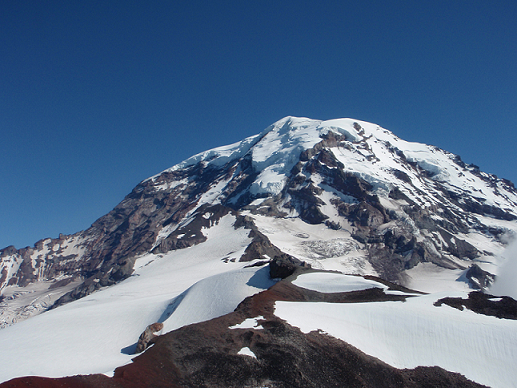
#> input picture panaroma image/1.png, 517 x 388 px, given in place of 1.jpg, which was not available
$ jupyter execute --allow-errors 'Lab5 97102214.ipynb'   (older library calls are emulated)   (text cells are left out)
#> lines starting #> are read from the running program, lines starting #| are printed output that depends on the picture; after the words box and inside, x2 and y2 are one past the last pixel; in counts of white or black regions, pixels touching at a corner belong together; pictures that were not available may be replaced by others from this repository, and a replacement may not be noted
[cell 1]
import numpy as np
import cv2
import os
import matplotlib.pyplot as plt

[cell 2]
fig, ax = plt.subplots(2,2 , figsize =(10,10))
img1 = cv2.imread('1.jpg')
#> img1 is the input picture: shape (388, 517, 3); mean B, G, R 135.7, 109.3, 88.8
img2 = cv2.imread('2.jpg')
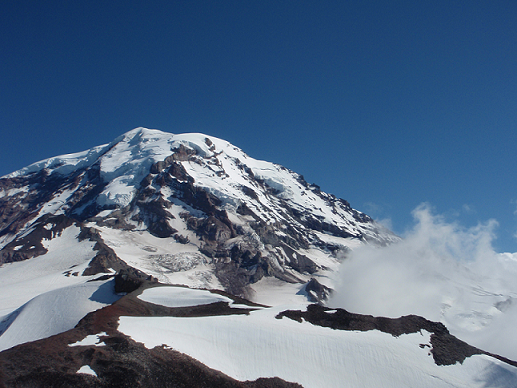
#> input picture panaroma image/2.png, 517 x 388 px, given in place of 2.jpg, which was not available
#> img2 is the input picture: shape (388, 517, 3); mean B, G, R 134.4, 107.9, 86
img1 = cv2.cvtColor(img1 , cv2.COLOR_BGR2RGB)

img1_gray = cv2.cvtColor(img1 , cv2.COLOR_BGR2GRAY)
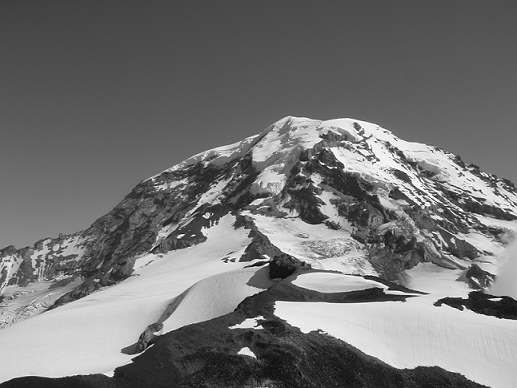
#> img1_gray: shape (388, 517); min 0, max 255, mean 114.9
img2_gray = cv2.cvtColor(img2 , cv2.COLOR_BGR2GRAY)
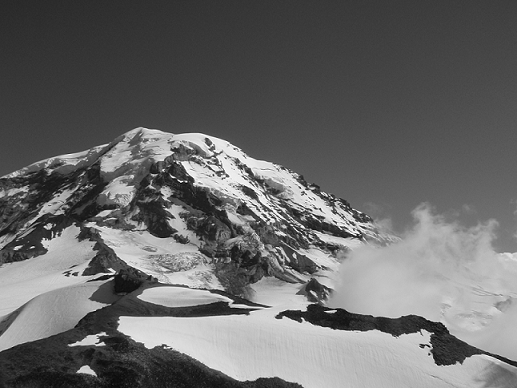
#> img2_gray: shape (388, 517); min 0, max 255, mean 104.4

plt.subplot(2, 2, 1)
plt.imshow(img1)
plt.axis('off')
plt.subplot(2, 2,2)
plt.imshow(img1_gray, cmap='gray')
plt.axis('off')
cv2.imwrite('1_gray.jpg',img1_gray)

plt.subplot(2, 2, 3)
plt.imshow(img2)
plt.axis('off')
plt.subplot(2, 2,4)
plt.imshow(img2_gray, cmap='gray')
plt.axis('off')
cv2.imwrite('2_gray.jpg',img2_gray)
#> Out = True
#> figure, not shown here; B, G, R data is drawn as R, G, B

[cell 3]
fig, ax = plt.subplots(3,4 , figsize =(30,15))

plt.subplot(3,4,1)
plt.imshow(img1)
plt.axis('off')
plt.title('main image')
plt.subplot(3,4,5)
plt.imshow(img1)
plt.title('main image')
plt.axis('off')
plt.subplot(3,4,9)
plt.imshow(img1)
plt.title('main image')
plt.axis('off')
for i,k in enumerate([3, 5, 7]):
    img1_blur = cv2.blur(img1, (k,k))
    plt.subplot(3,4,2+i)
    plt.imshow(img1_blur)
    plt.axis('off')
    plt.title(f'blur filter with k={k}')

    img1_median = cv2.medianBlur(img1 ,k)
    plt.subplot(3,4,2+i+4)
    plt.imshow(img1_median)
    plt.axis('off')
    plt.title(f'median blur filter with k={k}')


    img1_gaussian = cv2.GaussianBlur(img1, (k,k), 0)
    plt.subplot(3,4,2+i+8)
    plt.imshow(img1_gaussian)
    plt.axis('off')
    plt.title(f'gaussian blur filter with k={k}')

    print(k)

[cell 4]
fig, ax = plt.subplots(3,4 , figsize =(20,15))
plt.subplot(3,4,1)
plt.imshow(img2)
plt.axis('off')
plt.title('main image')
plt.subplot(3,4,5)
plt.imshow(img2)
plt.title('main image')
plt.axis('off')
plt.subplot(3,4,9)
plt.imshow(img2)
plt.title('main image')
plt.axis('off')
for i,k in enumerate([3, 5, 7]):
    img2_blur = cv2.blur(img2, (k,k))
    plt.subplot(3,4,2+i)
    plt.imshow(img2_blur)
    plt.axis('off')
    plt.title(f'blur filter with k={k}')

    img2_median = cv2.medianBlur(img2 ,k)
    plt.subplot(3,4,2+i+4)
    plt.imshow(img2_median)
    plt.axis('off')
    plt.title(f'median blur filter with k={k}')


    img2_gaussian = cv2.GaussianBlur(img2, (k,k), 0)
    plt.subplot(3,4,2+i+8)
    plt.imshow(img2_gaussian)
    plt.axis('off')
    plt.title(f'gaussian blur filter with k={k}')

    print(k)
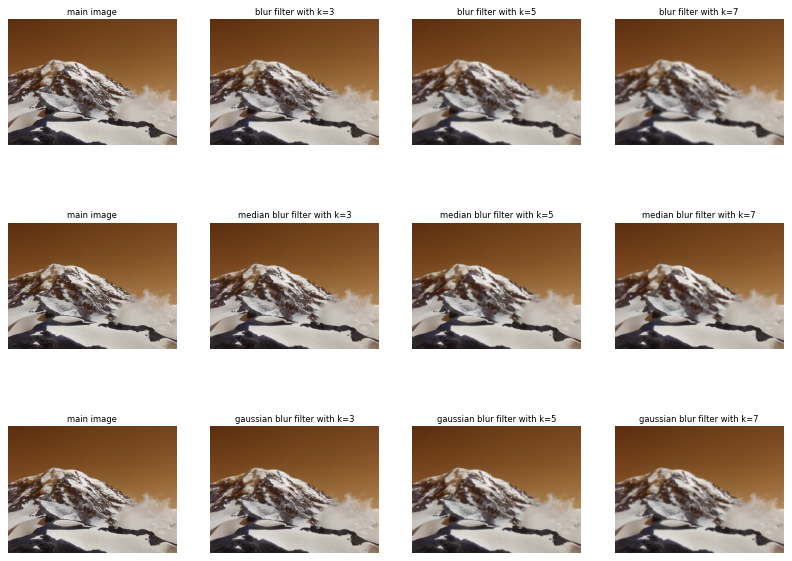
#> figure drawn by matplotlib, 12 panels; B, G, R data is drawn as R, G, B

[cell 5]
fig, ax = plt.subplots(1,3 , figsize =(20,15))
plt.subplot(1,3,1)
plt.imshow(img1)
plt.title('main image')
plt.axis('off')

img1_gaussian = cv2.GaussianBlur(img1, (3,3), 0)
img1_gaussian_gray = cv2.cvtColor(img1_gaussian , cv2.COLOR_BGR2GRAY)
img1_grad_x = cv2.Sobel(img1_gaussian_gray, cv2.CV_16S, 1, 0, ksize=3)
img1_grad_y = cv2.Sobel(img1_gaussian_gray, cv2.CV_16S, 0, 1, ksize=3)
img1_abs_grad_x = cv2.convertScaleAbs(img1_grad_x)
img1_abs_grad_y = cv2.convertScaleAbs(img1_grad_y)
img1_grad_sobel = cv2.addWeighted(img1_abs_grad_x, 0.5, img1_abs_grad_y, 0.5, 0)
plt.subplot(1,3,2)
plt.imshow(img1_grad_sobel,cmap='gray')
plt.title('sobel filter')
plt.axis('off')


kernelx = np.array([[1,1,1],[0,0,0],[-1,-1,-1]])
kernely = np.array([[-1,0,1],[-1,0,1],[-1,0,1]])
img1_grad_x = cv2.filter2D(img1_gaussian_gray, -1, kernelx)
img1_grad_y = cv2.filter2D(img1_gaussian_gray, -1, kernely)
img1_abs_grad_x = cv2.convertScaleAbs(img1_grad_x)
img1_abs_grad_y = cv2.convertScaleAbs(img1_grad_y)
img1_grad_prewitt = cv2.addWeighted(img1_abs_grad_x, 0.5, img1_abs_grad_y, 0.5, 0)
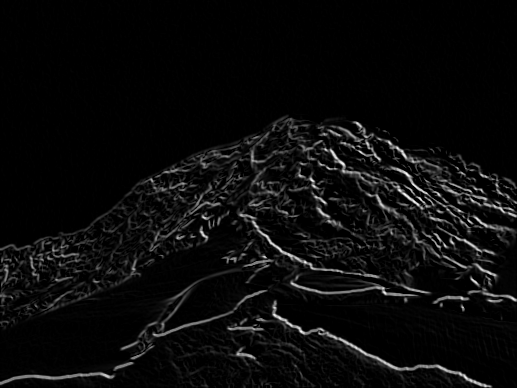
#> img1_grad_prewitt: shape (388, 517); min 0, max 254, mean 11
plt.subplot(1,3,3)
plt.imshow(img1_grad_prewitt,cmap='gray')
plt.title('prewitt filter')
plt.axis('off')
#> Out = (-0.5, 516.5, 387.5, -0.5)

[cell 6]
fig, ax = plt.subplots(1,3 , figsize =(20,15))
plt.subplot(1,3,1)
plt.imshow(img2)
plt.title('main image')
plt.axis('off')

img2_gaussian = cv2.GaussianBlur(img2, (3,3), 0)
img2_gaussian_gray = cv2.cvtColor(img2_gaussian , cv2.COLOR_BGR2GRAY)
img2_grad_x = cv2.Sobel(img2_gaussian_gray, cv2.CV_16S, 1, 0, ksize=3)
img2_grad_y = cv2.Sobel(img2_gaussian_gray, cv2.CV_16S, 0, 1, ksize=3)
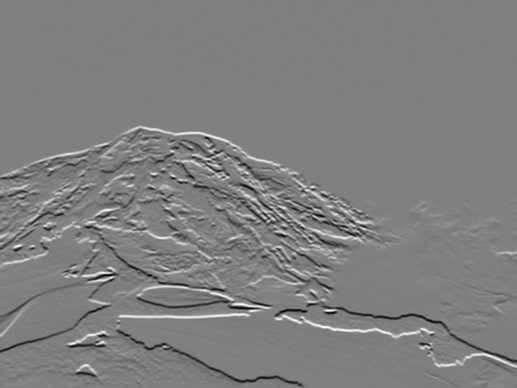
#> img2_grad_y: shape (388, 517) int16; min -577, max 579, mean 0.8; drawn with min black and max white
img2_abs_grad_x = cv2.convertScaleAbs(img2_grad_x)
img2_abs_grad_y = cv2.convertScaleAbs(img2_grad_y)
img2_grad_sobel = cv2.addWeighted(img2_abs_grad_x, 0.5, img2_abs_grad_y, 0.5, 0)
plt.subplot(1,3,2)
plt.imshow(img2_grad_sobel,cmap='gray')
plt.title('sobel filter')
plt.axis('off')

kernelx = np.array([[1,1,1],[0,0,0],[-1,-1,-1]])
kernely = np.array([[-1,0,1],[-1,0,1],[-1,0,1]])
img2_grad_x = cv2.filter2D(img2_gaussian_gray, -1, kernelx)
img2_grad_y = cv2.filter2D(img2_gaussian_gray, -1, kernely)
img2_abs_grad_x = cv2.convertScaleAbs(img2_grad_x)
img2_abs_grad_y = cv2.convertScaleAbs(img2_grad_y)
img2_grad_prewitt = cv2.addWeighted(img2_abs_grad_x, 0.5, img2_abs_grad_y, 0.5, 0)
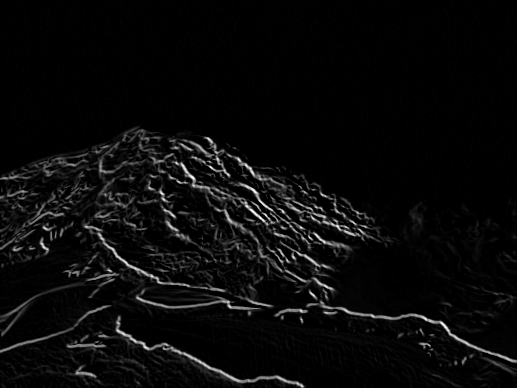
#> img2_grad_prewitt: shape (388, 517); min 0, max 255, mean 9.8
plt.subplot(1,3,3)
plt.imshow(img2_grad_prewitt,cmap='gray')
plt.title('prewitt filter')
plt.axis('off')
#> Out = (-0.5, 516.5, 387.5, -0.5)
#> figure, not shown here; B, G, R data is drawn as R, G, B

[cell 7]
fig, ax = plt.subplots(1,4 , figsize =(30,20))
plt.subplot(1,4,1)
plt.imshow(img1)
plt.title('main image')
plt.axis('off')
img1_gaussian = cv2.GaussianBlur(img1, (3,3), 0)
img1_gaussian_gray = cv2.cvtColor(img1_gaussian , cv2.COLOR_BGR2GRAY)

img1_canny1 = cv2.Canny(img1_gaussian_gray, 50, 100 )
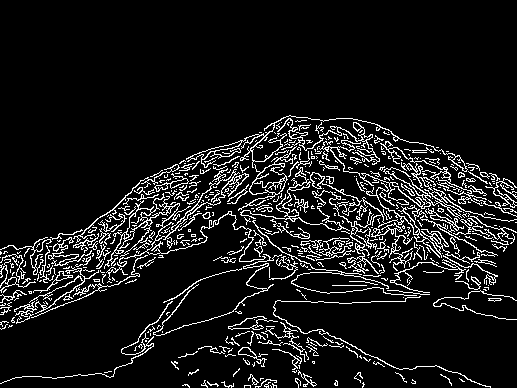
#> img1_canny1: shape (388, 517); 9.4% white in thin lines or dots, all inside (x1, y1, x2, y2) = (0, 115, 517, 388)
plt.subplot(1,4,2)
plt.imshow(img1_canny1, cmap='gray')
plt.title('img1_canny1 : L-Band = 50 , U-Band = 100')
plt.axis('off')

img1_canny2 = cv2.Canny(img1_gaussian_gray, 100, 150 )
plt.subplot(1,4,3)
plt.imshow(img1_canny2, cmap='gray')
plt.title('img1_canny2 : L-Band = 100 , U-Band = 150')
plt.axis('off')

img1_canny3 = cv2.Canny(img1_gaussian_gray, 150, 200 )
plt.subplot(1,4,4)
plt.imshow(img1_canny3, cmap='gray')
plt.title('img1_canny3 : L-Band = 150 , U-Band = 200')
plt.axis('off')
#> Out = (-0.5, 516.5, 387.5, -0.5)

[cell 8]
fig, ax = plt.subplots(1,4 , figsize =(30,20))
plt.subplot(1,4,1)
plt.imshow(img2)
plt.title('main image')
plt.axis('off')

img2_gaussian = cv2.GaussianBlur(img2, (3,3), 0)
img2_gaussian_gray = cv2.cvtColor(img2_gaussian , cv2.COLOR_BGR2GRAY)
img2_canny1 = cv2.Canny(img2_gaussian_gray, 50, 100 )
#> img2_canny1: shape (388, 517); 7.6% white in thin lines or dots, all inside (x1, y1, x2, y2) = (0, 126, 517, 388)
plt.subplot(1,4,2)
plt.imshow(img2_canny1, cmap='gray')
plt.title('img2_canny1 : L-Band = 50 , U-Band = 100')
plt.axis('off')

img2_canny2 = cv2.Canny(img2_gaussian_gray, 100, 150 )
plt.subplot(1,4,3)
plt.imshow(img2_canny2, cmap='gray')
plt.title('img2_canny2 : L-Band = 100 , U-Band = 150')
plt.axis('off')

img2_canny3 = cv2.Canny(img2_gaussian_gray, 150, 200 )
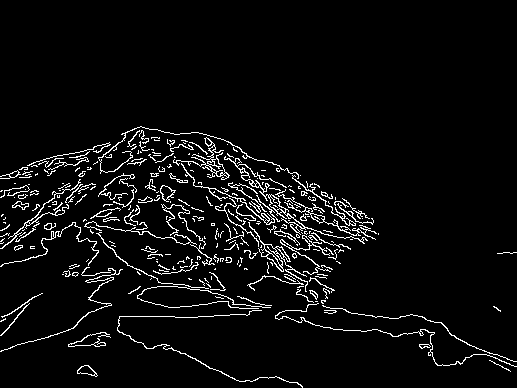
#> img2_canny3: shape (388, 517); 5% white in thin lines or dots, all inside (x1, y1, x2, y2) = (0, 126, 517, 388)
plt.subplot(1,4,4)
plt.imshow(img2_canny3, cmap='gray')
plt.title('img2_canny3 : L-Band = 150 , U-Band = 200')
plt.axis('off')
#> Out = (-0.5, 516.5, 387.5, -0.5)
#> figure, not shown here; B, G, R data is drawn as R, G, B
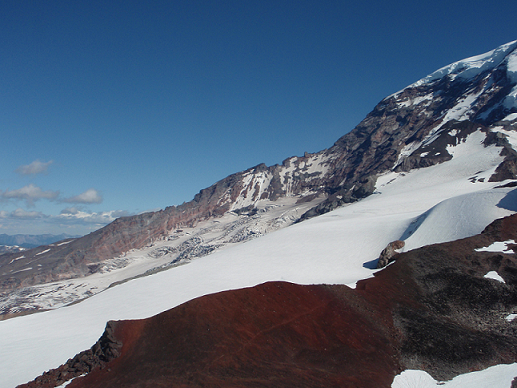
#> input picture panaroma image/3.png, 517 x 388 px, given in place of record2.mp4, which was not available
#> further down, frame is the input picture: shape (388, 517, 3); mean B, G, R 124.3, 104, 87.8

[cell 9]
background = cv2.imread('background2.jpg')

record = cv2.VideoCapture('record2.mp4')
l = int(record.get(cv2.CAP_PROP_FRAME_COUNT))
w  = int(record.get(cv2.CAP_PROP_FRAME_WIDTH))
h = int(record.get(cv2.CAP_PROP_FRAME_HEIGHT))
fps =int(record.get(cv2.CAP_PROP_FPS))
#print(fps)
i = 0
#print(l)
out = cv2.VideoWriter('result.mp4', cv2.VideoWriter_fourcc(*'XVID'), fps, (w,h))

#> (the rest of this cell did not finish here and is left out)
